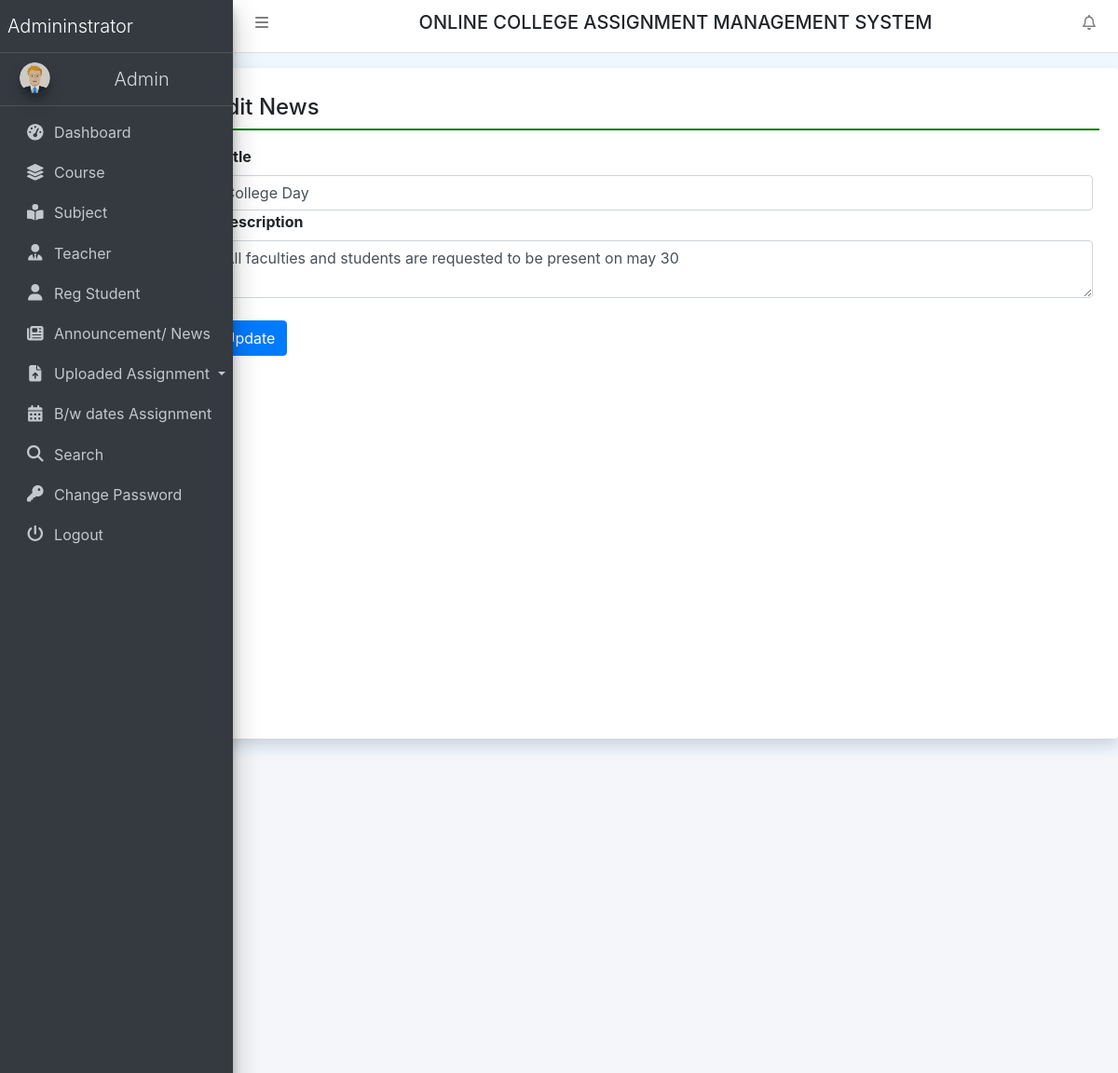
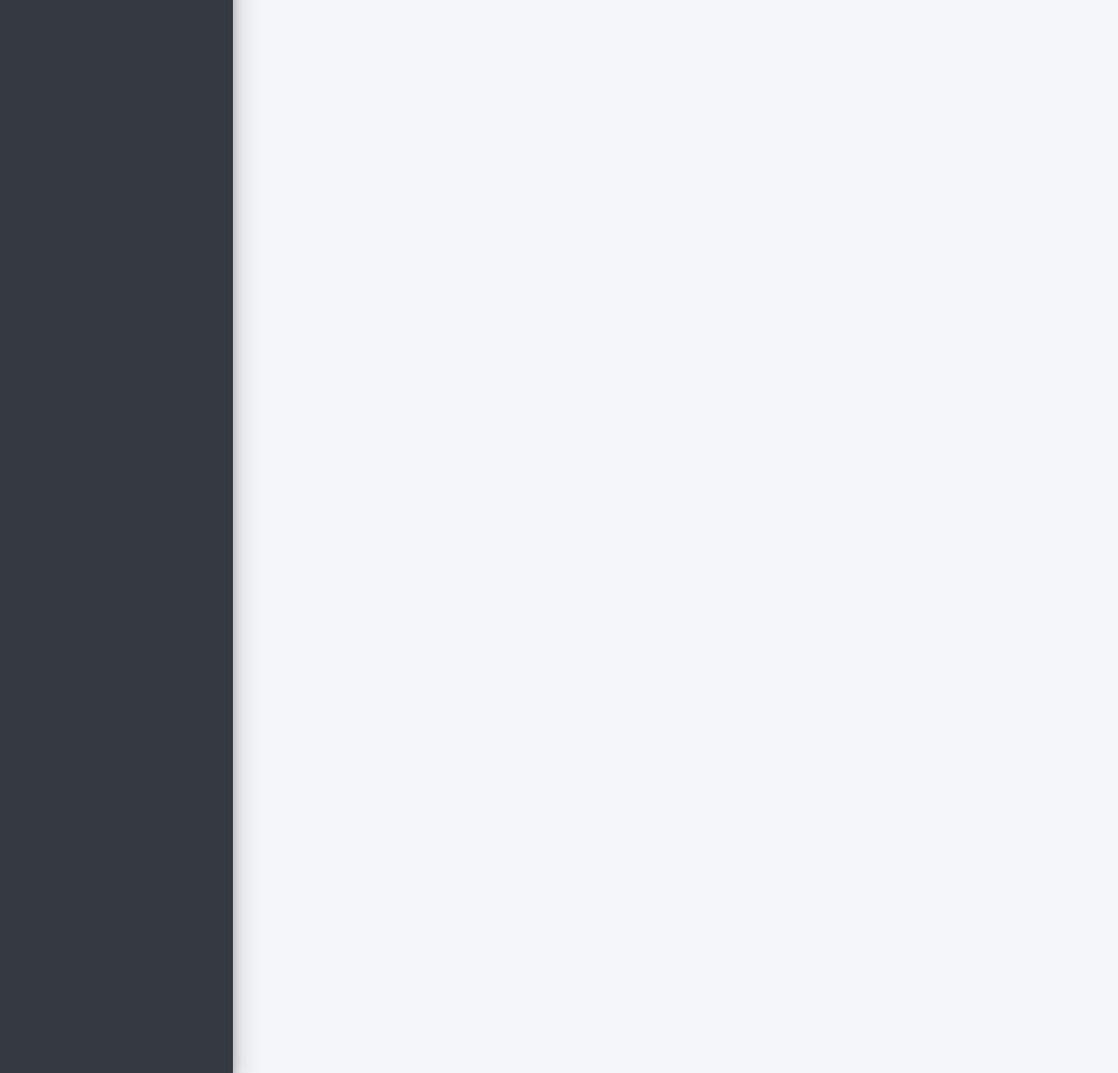
/editNews/3 (signed in), run on the app's committed database (2 pictures, top to bottom).
### collegeAssignment/models.py (models this page shows, shortened)
class News(models.Model):
    Title = models.CharField(max_length=200, null=True)
    Description = models.CharField(max_length=500, null=True)
    CreationDate = models.DateTimeField(auto_now_add=True)

### collegeAssignment/views.py (the view, shortened to what this page needs)
# urls.py: path('editNews/<int:pid>', editNews, name='editNews'),
def editNews(request, pid):
    if not request.user.is_authenticated:
        return redirect('admin_login')
    error = ""
    news = News.objects.get(id=pid)
    return render(request, 'editNews.html', locals())

### collegeAssignment/templates/editNews.html (shortened to what this page needs)
{% extends 'header.html' %}
{% block main %}
<div class="card shadow mt-3 offset-2" style="min-height: 90vh">
    <div class="card-body">
        <h4 class="p-2" style="border-bottom: 2px solid green;">Edit News</h4>
        <div class="container-fluid mt-3">
            <div class="form-group">
                <form method="post">
                    <label class="col-sm-4">Title</label>
                    <input type="text" name="Title" value="{{news.Title}}" class="form-control">
                    <label class="col-sm-4">Description</label>
                    <textarea name="Description" class="form-control">{{news.Description}}</textarea>
                    <br>
                    <input type="submit" value="Update" class="btn btn-primary">
                </form>
            </div>
        </div>
    </div>
</div>
{% endblock %}

### collegeAssignment/templates/header.html (style rules this page uses)
body { background-color: aliceblue; }

### data on the page
News: Title "College Day", Description "All faculties and students are requested to be present on may 30"
